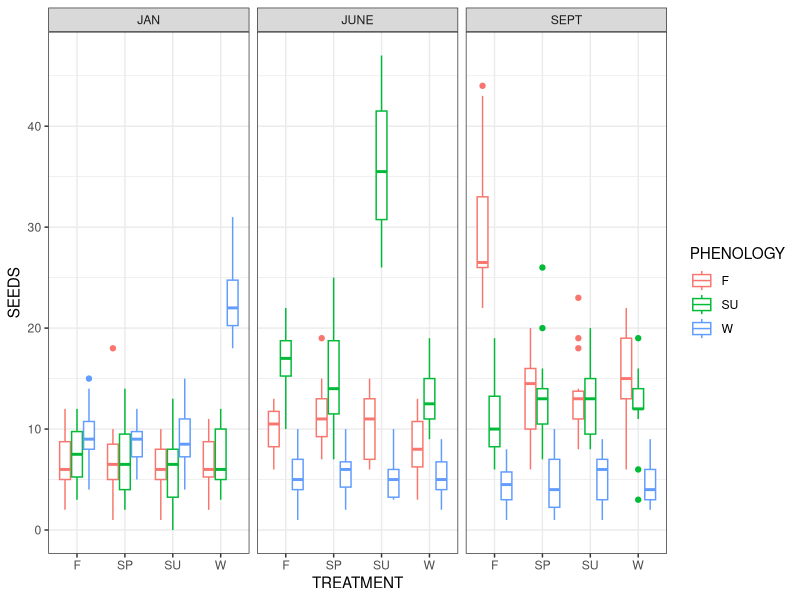
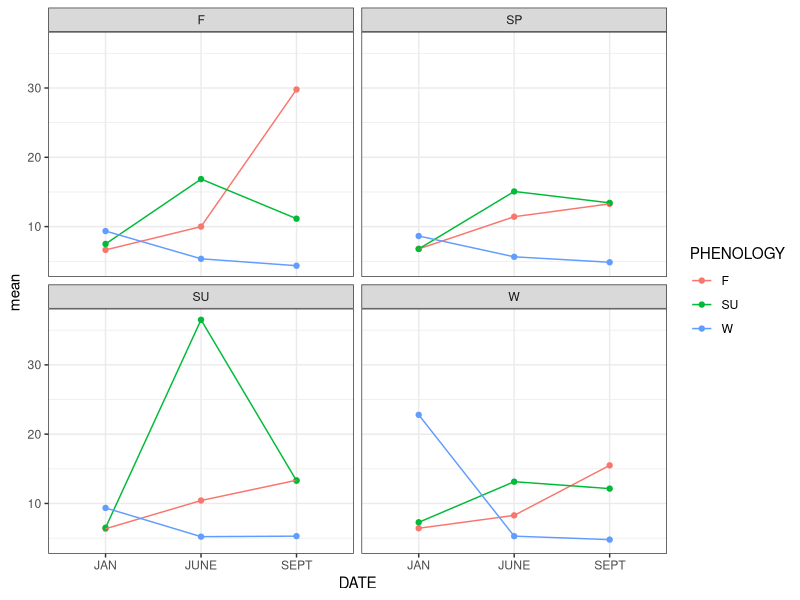

Generate these figures, in order, with R:
## ---- chunk 1
library(tidyverse)
x <- seq(1:50)

### ILGL ####

# JANUARY
# ILGL Winter burn 
ILGL.W.Jan <- as.data.frame(rpois(7, lambda = 20))
ILGL.W.Jan <- rename(ILGL.W.Jan, "SEEDS" = "rpois(7, lambda = 20)")
ILGL.W.Jan$SPECIES <- "ILGL"
ILGL.W.Jan$DATE <- "JAN"
ILGL.W.Jan$TREATMENT <- "W"
ILGL.W.Jan$PHENOLOGY <- "W"
ILGL.W.Jan$LOCATION <- c("TT", "TT", "TT", "ENF", "ENF", "ENF", "ENF")
ILGL.W.Jan$PLOT <- c("1", "2", "3", "13", "14", "15", "16")
ILGL.W.Jan$FA <- sum(rbinom(15,1, 0.2))/15

# ILGL other burns 
ILGL.SpSuF.Jan <- as.data.frame(rpois(21, lambda = 10))
ILGL.SpSuF.Jan <- rename(ILGL.SpSuF.Jan, "SEEDS" = "rpois(21, lambda = 10)")
ILGL.SpSuF.Jan$SPECIES <- "ILGL"
ILGL.SpSuF.Jan$DATE <- "JAN"
ILGL.SpSuF.Jan$TREATMENT <- c("SP","SP","SP","SP","SP","SP","SP",
															"SU","SU","SU","SU","SU","SU","SU",
															"F","F","F","F","F","F","F")
ILGL.SpSuF.Jan$PHENOLOGY <- "W"
ILGL.SpSuF.Jan$LOCATION <- c("TT", "TT", "TT", "ENF", "ENF", "ENF", "ENF",
												 "TT", "TT", "TT", "ENF", "ENF", "ENF", "ENF",
												 "TT", "TT", "TT", "ENF", "ENF", "ENF", "ENF")
ILGL.SpSuF.Jan$PLOT <- c("1", "2", "3", "13", "14", "15", "16",
										 "1", "2", "3", "13", "14", "15", "16",
										 "1", "2", "3", "13", "14", "15", "16")
ILGL.SpSuF.Jan$FA <- sum(rbinom(15,1, 0.5))/15
ILGL.Jan <- rbind(ILGL.SpSuF.Jan, ILGL.W.Jan)

# JUNE 

# ILGL all burns 
ILGL.June <- as.data.frame(rpois(28, lambda = 5))
ILGL.June <- rename(ILGL.June, "SEEDS" = "rpois(28, lambda = 5)")
ILGL.June$SPECIES <- "ILGL"
ILGL.June$DATE <- "JUNE"
ILGL.June$TREATMENT <- c("SP","SP","SP","SP","SP","SP","SP",
															"SU","SU","SU","SU","SU","SU","SU",
															"F","F","F","F","F","F","F",
												 "W","W","W","W","W","W","W")
ILGL.June$PHENOLOGY <- "W"
ILGL.June$LOCATION <- c("TT", "TT", "TT", "ENF", "ENF", "ENF", "ENF",
												 "TT", "TT", "TT", "ENF", "ENF", "ENF", "ENF",
												 "TT", "TT", "TT", "ENF", "ENF", "ENF", "ENF",
												"TT", "TT", "TT", "ENF", "ENF", "ENF", "ENF")
ILGL.June$PLOT <- c("1", "2", "3", "13", "14", "15", "16",
										 "1", "2", "3", "13", "14", "15", "16",
										 "1", "2", "3", "13", "14", "15", "16",
										"1", "2", "3", "13", "14", "15", "16")
ILGL.June$FA <- sum(rbinom(15,1, 0.5))/15

# SEPT 

# ILGL all burns 
ILGL.Sept <- as.data.frame(rpois(28, lambda = 5))
ILGL.Sept <- rename(ILGL.Sept, "SEEDS" = "rpois(28, lambda = 5)")
ILGL.Sept$SPECIES <- "ILGL"
ILGL.Sept$DATE <- "SEPT"
ILGL.Sept$TREATMENT <- c("SP","SP","SP","SP","SP","SP","SP",
															"SU","SU","SU","SU","SU","SU","SU",
															"F","F","F","F","F","F","F",
												 "W","W","W","W","W","W","W")
ILGL.Sept$PHENOLOGY <- "W"
ILGL.Sept$LOCATION <- c("TT", "TT", "TT", "ENF", "ENF", "ENF", "ENF",
												 "TT", "TT", "TT", "ENF", "ENF", "ENF", "ENF",
												 "TT", "TT", "TT", "ENF", "ENF", "ENF", "ENF",
												"TT", "TT", "TT", "ENF", "ENF", "ENF", "ENF")
ILGL.Sept$PLOT <- c("1", "2", "3", "13", "14", "15", "16",
										 "1", "2", "3", "13", "14", "15", "16",
										 "1", "2", "3", "13", "14", "15", "16",
										"1", "2", "3", "13", "14", "15", "16")
ILGL.Sept$FA <- sum(rbinom(15,1, 0.5))/15

# COMBINE ILGL
ILGL <- rbind(ILGL.Jan,ILGL.June,ILGL.Sept)

### RUBUS ####
# JUNE
# RUBUS June burn 
RUBUS.SU.JUNE <- as.data.frame(rpois(7, lambda = 30))
RUBUS.SU.JUNE <- rename(RUBUS.SU.JUNE, "SEEDS" = "rpois(7, lambda = 30)")
RUBUS.SU.JUNE$SPECIES <- "RUBUS"
RUBUS.SU.JUNE$DATE <- "JUNE"
RUBUS.SU.JUNE$TREATMENT <- "SU"
RUBUS.SU.JUNE$PHENOLOGY <- "SU"
RUBUS.SU.JUNE$LOCATION <- c("TT", "TT", "TT", "ENF", "ENF", "ENF", "ENF")
RUBUS.SU.JUNE$PLOT <- c("1", "2", "3", "13", "14", "15", "16")
RUBUS.SU.JUNE$FA <- sum(rbinom(15,1, 0.2))/15

# RUBUS other burns 
RUBUS.SpFW.JUNE <- as.data.frame(rpois(21, lambda = 15))
RUBUS.SpFW.JUNE <- rename(RUBUS.SpFW.JUNE, "SEEDS" = "rpois(21, lambda = 15)")
RUBUS.SpFW.JUNE$SPECIES <- "RUBUS"
RUBUS.SpFW.JUNE$DATE <- "JUNE"
RUBUS.SpFW.JUNE$TREATMENT <- c("SP","SP","SP","SP","SP","SP","SP",
															"W","W","W","W","W","W","W",
															"F","F","F","F","F","F","F")
RUBUS.SpFW.JUNE$PHENOLOGY <- "SU"
RUBUS.SpFW.JUNE$LOCATION <- c("TT", "TT", "TT", "ENF", "ENF", "ENF", "ENF",
												 "TT", "TT", "TT", "ENF", "ENF", "ENF", "ENF",
												 "TT", "TT", "TT", "ENF", "ENF", "ENF", "ENF")
RUBUS.SpFW.JUNE$PLOT <- c("1", "2", "3", "13", "14", "15", "16",
										 "1", "2", "3", "13", "14", "15", "16",
										 "1", "2", "3", "13", "14", "15", "16")
RUBUS.SpFW.JUNE$FA <- sum(rbinom(15,1, 0.7))/15
RUBUS.June <- rbind(RUBUS.SU.JUNE, RUBUS.SpFW.JUNE)

# January
# Rubus JAN all burns 
Rubus.Jan <- as.data.frame(rpois(28, lambda = 5))
Rubus.Jan <- rename(Rubus.Jan, "SEEDS" = "rpois(28, lambda = 5)")
Rubus.Jan$SPECIES <- "RUBUS"
Rubus.Jan$DATE <- "JAN"
Rubus.Jan$TREATMENT <- c("SP","SP","SP","SP","SP","SP","SP",
															"SU","SU","SU","SU","SU","SU","SU",
															"F","F","F","F","F","F","F",
												 "W","W","W","W","W","W","W")
Rubus.Jan$PHENOLOGY <- "SU"
Rubus.Jan$LOCATION <- c("TT", "TT", "TT", "ENF", "ENF", "ENF", "ENF",
												 "TT", "TT", "TT", "ENF", "ENF", "ENF", "ENF",
												 "TT", "TT", "TT", "ENF", "ENF", "ENF", "ENF",
												"TT", "TT", "TT", "ENF", "ENF", "ENF", "ENF")
Rubus.Jan$PLOT <- c("1", "2", "3", "13", "14", "15", "16",
										 "1", "2", "3", "13", "14", "15", "16",
										 "1", "2", "3", "13", "14", "15", "16",
										"1", "2", "3", "13", "14", "15", "16")
Rubus.Jan$FA <- sum(rbinom(15,1, 0.5))/15

# September
# Rubus Sept all burns 
Rubus.Sept <- as.data.frame(rpois(28, lambda = 10))
Rubus.Sept <- rename(Rubus.Sept, "SEEDS" = "rpois(28, lambda = 10)")
Rubus.Sept$SPECIES <- "RUBUS"
Rubus.Sept$DATE <- "SEPT"
Rubus.Sept$TREATMENT <- c("SP","SP","SP","SP","SP","SP","SP",
															"SU","SU","SU","SU","SU","SU","SU",
															"F","F","F","F","F","F","F",
												 "W","W","W","W","W","W","W")
Rubus.Sept$PHENOLOGY <- "SU"
Rubus.Sept$LOCATION <- c("TT", "TT", "TT", "ENF", "ENF", "ENF", "ENF",
												 "TT", "TT", "TT", "ENF", "ENF", "ENF", "ENF",
												 "TT", "TT", "TT", "ENF", "ENF", "ENF", "ENF",
												"TT", "TT", "TT", "ENF", "ENF", "ENF", "ENF")
Rubus.Sept$PLOT <- c("1", "2", "3", "13", "14", "15", "16",
										 "1", "2", "3", "13", "14", "15", "16",
										 "1", "2", "3", "13", "14", "15", "16",
										"1", "2", "3", "13", "14", "15", "16")
Rubus.Sept$FA <- sum(rbinom(15,1, 0.5))/15

RUBUS <- rbind(RUBUS.June, Rubus.Jan, Rubus.Sept)

### RHUS ####
# SEPT
# RHUS Sept burn 
RHUS.F.SEPT <- as.data.frame(rpois(7, lambda = 25))
RHUS.F.SEPT <- rename(RHUS.F.SEPT, "SEEDS" = "rpois(7, lambda = 25)")
RHUS.F.SEPT$SPECIES <- "RHUS"
RHUS.F.SEPT$DATE <- "SEPT"
RHUS.F.SEPT$TREATMENT <- "F"
RHUS.F.SEPT$PHENOLOGY <- "F"
RHUS.F.SEPT$LOCATION <- c("TT", "TT", "TT", "ENF", "ENF", "ENF", "ENF")
RHUS.F.SEPT$PLOT <- c("1", "2", "3", "13", "14", "15", "16")
RHUS.F.SEPT$FA <- sum(rbinom(15,1, 0.24))/15

# RHUS Sept other burns 
RHUS.SpSuW.SEPT <- as.data.frame(rpois(21, lambda = 12))
RHUS.SpSuW.SEPT <- rename(RHUS.SpSuW.SEPT, "SEEDS" = "rpois(21, lambda = 12)")
RHUS.SpSuW.SEPT$SPECIES <- "RHUS"
RHUS.SpSuW.SEPT$DATE <- "SEPT"
RHUS.SpSuW.SEPT$TREATMENT <- c("SP","SP","SP","SP","SP","SP","SP",
															"W","W","W","W","W","W","W",
															"SU","SU","SU","SU","SU","SU","SU")
RHUS.SpSuW.SEPT$PHENOLOGY <- "F"
RHUS.SpSuW.SEPT$LOCATION <- c("TT", "TT", "TT", "ENF", "ENF", "ENF", "ENF",
												 "TT", "TT", "TT", "ENF", "ENF", "ENF", "ENF",
												 "TT", "TT", "TT", "ENF", "ENF", "ENF", "ENF")
RHUS.SpSuW.SEPT$PLOT <- c("1", "2", "3", "13", "14", "15", "16",
										 "1", "2", "3", "13", "14", "15", "16",
										 "1", "2", "3", "13", "14", "15", "16")
RHUS.SpSuW.SEPT$FA <- sum(rbinom(15,1, 0.5))/15
RHUS.Sept <- rbind(RHUS.F.SEPT, RHUS.SpSuW.SEPT)

# January
# RHUS all burns 
Rhus.Jan <- as.data.frame(rpois(28, lambda = 8))
Rhus.Jan <- rename(Rhus.Jan, "SEEDS" = "rpois(28, lambda = 8)")
Rhus.Jan$SPECIES <- "RHUS"
Rhus.Jan$DATE <- "JAN"
Rhus.Jan$TREATMENT <- c("SP","SP","SP","SP","SP","SP","SP",
															"SU","SU","SU","SU","SU","SU","SU",
															"F","F","F","F","F","F","F",
												 "W","W","W","W","W","W","W")
Rhus.Jan$PHENOLOGY <- "F"
Rhus.Jan$LOCATION <- c("TT", "TT", "TT", "ENF", "ENF", "ENF", "ENF",
												 "TT", "TT", "TT", "ENF", "ENF", "ENF", "ENF",
												 "TT", "TT", "TT", "ENF", "ENF", "ENF", "ENF",
												"TT", "TT", "TT", "ENF", "ENF", "ENF", "ENF")
Rhus.Jan$PLOT <- c("1", "2", "3", "13", "14", "15", "16",
										 "1", "2", "3", "13", "14", "15", "16",
										 "1", "2", "3", "13", "14", "15", "16",
										"1", "2", "3", "13", "14", "15", "16")
Rhus.Jan$FA <- sum(rbinom(15,1, 0.5))/15

# June
# RHUS all burns 
Rhus.June <- as.data.frame(rpois(28, lambda = 9))
Rhus.June <- rename(Rhus.June, "SEEDS" = "rpois(28, lambda = 9)")
Rhus.June$SPECIES <- "RHUS"
Rhus.June$DATE <- "JUNE"
Rhus.June$TREATMENT <- c("SP","SP","SP","SP","SP","SP","SP",
															"SU","SU","SU","SU","SU","SU","SU",
															"F","F","F","F","F","F","F",
												 "W","W","W","W","W","W","W")
Rhus.June$PHENOLOGY <- "F"
Rhus.June$LOCATION <- c("TT", "TT", "TT", "ENF", "ENF", "ENF", "ENF",
												 "TT", "TT", "TT", "ENF", "ENF", "ENF", "ENF",
												 "TT", "TT", "TT", "ENF", "ENF", "ENF", "ENF",
												"TT", "TT", "TT", "ENF", "ENF", "ENF", "ENF")
Rhus.June$PLOT <- c("1", "2", "3", "13", "14", "15", "16",
										 "1", "2", "3", "13", "14", "15", "16",
										 "1", "2", "3", "13", "14", "15", "16",
										"1", "2", "3", "13", "14", "15", "16")
Rhus.June$FA <- sum(rbinom(15,1, 0.5))/15

RHGL <- rbind(Rhus.June,Rhus.Jan, RHUS.Sept)





### SMRO ####

# JANUARY
# SMRO Winter burn 
SMRO.W.Jan <- as.data.frame(rpois(7, lambda = 22))
SMRO.W.Jan <- rename(SMRO.W.Jan, "SEEDS" = "rpois(7, lambda = 22)")
SMRO.W.Jan$SPECIES <- "SMRO"
SMRO.W.Jan$DATE <- "JAN"
SMRO.W.Jan$TREATMENT <- "W"
SMRO.W.Jan$PHENOLOGY <- "W"
SMRO.W.Jan$LOCATION <- c("TT", "TT", "TT", "ENF", "ENF", "ENF", "ENF")
SMRO.W.Jan$PLOT <- c("1", "2", "3", "13", "14", "15", "16")
SMRO.W.Jan$FA <- sum(rbinom(15,1, 0.2))/15

# SMRO other burns 
SMRO.SpSuF.Jan <- as.data.frame(rpois(21, lambda = 9))
SMRO.SpSuF.Jan <- rename(SMRO.SpSuF.Jan, "SEEDS" = "rpois(21, lambda = 9)")
SMRO.SpSuF.Jan$SPECIES <- "SMRO"
SMRO.SpSuF.Jan$DATE <- "JAN"
SMRO.SpSuF.Jan$TREATMENT <- c("SP","SP","SP","SP","SP","SP","SP",
															"SU","SU","SU","SU","SU","SU","SU",
															"F","F","F","F","F","F","F")
SMRO.SpSuF.Jan$PHENOLOGY <- "W"
SMRO.SpSuF.Jan$LOCATION <- c("TT", "TT", "TT", "ENF", "ENF", "ENF", "ENF",
												 "TT", "TT", "TT", "ENF", "ENF", "ENF", "ENF",
												 "TT", "TT", "TT", "ENF", "ENF", "ENF", "ENF")
SMRO.SpSuF.Jan$PLOT <- c("1", "2", "3", "13", "14", "15", "16",
										 "1", "2", "3", "13", "14", "15", "16",
										 "1", "2", "3", "13", "14", "15", "16")
SMRO.SpSuF.Jan$FA <- sum(rbinom(15,1, 0.5))/15
SMRO.Jan <- rbind(SMRO.SpSuF.Jan, SMRO.W.Jan)

# JUNE 

# SMRO all burns 
SMRO.June <- as.data.frame(rpois(28, lambda = 6))
SMRO.June <- rename(SMRO.June, "SEEDS" = "rpois(28, lambda = 6)")
SMRO.June$SPECIES <- "SMRO"
SMRO.June$DATE <- "JUNE"
SMRO.June$TREATMENT <- c("SP","SP","SP","SP","SP","SP","SP",
															"SU","SU","SU","SU","SU","SU","SU",
															"F","F","F","F","F","F","F",
												 "W","W","W","W","W","W","W")
SMRO.June$PHENOLOGY <- "W"
SMRO.June$LOCATION <- c("TT", "TT", "TT", "ENF", "ENF", "ENF", "ENF",
												 "TT", "TT", "TT", "ENF", "ENF", "ENF", "ENF",
												 "TT", "TT", "TT", "ENF", "ENF", "ENF", "ENF",
												"TT", "TT", "TT", "ENF", "ENF", "ENF", "ENF")
SMRO.June$PLOT <- c("1", "2", "3", "13", "14", "15", "16",
										 "1", "2", "3", "13", "14", "15", "16",
										 "1", "2", "3", "13", "14", "15", "16",
										"1", "2", "3", "13", "14", "15", "16")
SMRO.June$FA <- sum(rbinom(15,1, 0.5))/15

# SEPT 

# SMRO all burns 
SMRO.Sept <- as.data.frame(rpois(28, lambda = 4))
SMRO.Sept <- rename(SMRO.Sept, "SEEDS" = "rpois(28, lambda = 4)")
SMRO.Sept$SPECIES <- "SMRO"
SMRO.Sept$DATE <- "SEPT"
SMRO.Sept$TREATMENT <- c("SP","SP","SP","SP","SP","SP","SP",
															"SU","SU","SU","SU","SU","SU","SU",
															"F","F","F","F","F","F","F",
												 "W","W","W","W","W","W","W")
SMRO.Sept$PHENOLOGY <- "W"
SMRO.Sept$LOCATION <- c("TT", "TT", "TT", "ENF", "ENF", "ENF", "ENF",
												 "TT", "TT", "TT", "ENF", "ENF", "ENF", "ENF",
												 "TT", "TT", "TT", "ENF", "ENF", "ENF", "ENF",
												"TT", "TT", "TT", "ENF", "ENF", "ENF", "ENF")
SMRO.Sept$PLOT <- c("1", "2", "3", "13", "14", "15", "16",
										 "1", "2", "3", "13", "14", "15", "16",
										 "1", "2", "3", "13", "14", "15", "16",
										"1", "2", "3", "13", "14", "15", "16")
SMRO.Sept$FA <- sum(rbinom(15,1, 0.5))/15

# COMBINE SMRO
SMRO <- rbind(SMRO.Jan,SMRO.June,SMRO.Sept)

### CAAM ####
# JUNE
# CAAM June burn 
CAAM.SU.JUNE <- as.data.frame(rpois(7, lambda = 40))
CAAM.SU.JUNE <- rename(CAAM.SU.JUNE, "SEEDS" = "rpois(7, lambda = 40)")
CAAM.SU.JUNE$SPECIES <- "CAAM"
CAAM.SU.JUNE$DATE <- "JUNE"
CAAM.SU.JUNE$TREATMENT <- "SU"
CAAM.SU.JUNE$PHENOLOGY <- "SU"
CAAM.SU.JUNE$LOCATION <- c("TT", "TT", "TT", "ENF", "ENF", "ENF", "ENF")
CAAM.SU.JUNE$PLOT <- c("1", "2", "3", "13", "14", "15", "16")
CAAM.SU.JUNE$FA <- sum(rbinom(15,1, 0.2))/15

# CAAM other burns 
CAAM.SpFW.JUNE <- as.data.frame(rpois(21, lambda = 18))
CAAM.SpFW.JUNE <- rename(CAAM.SpFW.JUNE, "SEEDS" = "rpois(21, lambda = 18)")
CAAM.SpFW.JUNE$SPECIES <- "CAAM"
CAAM.SpFW.JUNE$DATE <- "JUNE"
CAAM.SpFW.JUNE$TREATMENT <- c("SP","SP","SP","SP","SP","SP","SP",
															"W","W","W","W","W","W","W",
															"F","F","F","F","F","F","F")
CAAM.SpFW.JUNE$PHENOLOGY <- "SU"
CAAM.SpFW.JUNE$LOCATION <- c("TT", "TT", "TT", "ENF", "ENF", "ENF", "ENF",
												 "TT", "TT", "TT", "ENF", "ENF", "ENF", "ENF",
												 "TT", "TT", "TT", "ENF", "ENF", "ENF", "ENF")
CAAM.SpFW.JUNE$PLOT <- c("1", "2", "3", "13", "14", "15", "16",
										 "1", "2", "3", "13", "14", "15", "16",
										 "1", "2", "3", "13", "14", "15", "16")
CAAM.SpFW.JUNE$FA <- sum(rbinom(15,1, 0.7))/15
CAAM.June <- rbind(CAAM.SU.JUNE, CAAM.SpFW.JUNE)

# January
# CAAM JAN all burns 
CAAM.Jan <- as.data.frame(rpois(28, lambda = 8))
CAAM.Jan <- rename(CAAM.Jan, "SEEDS" = "rpois(28, lambda = 8)")
CAAM.Jan$SPECIES <- "CAAM"
CAAM.Jan$DATE <- "JAN"
CAAM.Jan$TREATMENT <- c("SP","SP","SP","SP","SP","SP","SP",
															"SU","SU","SU","SU","SU","SU","SU",
															"F","F","F","F","F","F","F",
												 "W","W","W","W","W","W","W")
CAAM.Jan$PHENOLOGY <- "SU"
CAAM.Jan$LOCATION <- c("TT", "TT", "TT", "ENF", "ENF", "ENF", "ENF",
												 "TT", "TT", "TT", "ENF", "ENF", "ENF", "ENF",
												 "TT", "TT", "TT", "ENF", "ENF", "ENF", "ENF",
												"TT", "TT", "TT", "ENF", "ENF", "ENF", "ENF")
CAAM.Jan$PLOT <- c("1", "2", "3", "13", "14", "15", "16",
										 "1", "2", "3", "13", "14", "15", "16",
										 "1", "2", "3", "13", "14", "15", "16",
										"1", "2", "3", "13", "14", "15", "16")
CAAM.Jan$FA <- sum(rbinom(15,1, 0.5))/15

# September
# CAAM Sept all burns 
CAAM.Sept <- as.data.frame(rpois(28, lambda = 15))
CAAM.Sept <- rename(CAAM.Sept, "SEEDS" = "rpois(28, lambda = 15)")
CAAM.Sept$SPECIES <- "CAAM"
CAAM.Sept$DATE <- "SEPT"
CAAM.Sept$TREATMENT <- c("SP","SP","SP","SP","SP","SP","SP",
															"SU","SU","SU","SU","SU","SU","SU",
															"F","F","F","F","F","F","F",
												 "W","W","W","W","W","W","W")
CAAM.Sept$PHENOLOGY <- "SU"
CAAM.Sept$LOCATION <- c("TT", "TT", "TT", "ENF", "ENF", "ENF", "ENF",
												 "TT", "TT", "TT", "ENF", "ENF", "ENF", "ENF",
												 "TT", "TT", "TT", "ENF", "ENF", "ENF", "ENF",
												"TT", "TT", "TT", "ENF", "ENF", "ENF", "ENF")
CAAM.Sept$PLOT <- c("1", "2", "3", "13", "14", "15", "16",
										 "1", "2", "3", "13", "14", "15", "16",
										 "1", "2", "3", "13", "14", "15", "16",
										"1", "2", "3", "13", "14", "15", "16")
CAAM.Sept$FA <- sum(rbinom(15,1, 0.5))/15

CAAM <- rbind(CAAM.June, CAAM.Jan, CAAM.Sept)

### PHAM ####
# SEPT
# PHAM Sept burn 
PHAM.F.SEPT <- as.data.frame(rpois(7, lambda = 32))
PHAM.F.SEPT <- rename(PHAM.F.SEPT, "SEEDS" = "rpois(7, lambda = 32)")
PHAM.F.SEPT$SPECIES <- "PHAM"
PHAM.F.SEPT$DATE <- "SEPT"
PHAM.F.SEPT$TREATMENT <- "F"
PHAM.F.SEPT$PHENOLOGY <- "F"
PHAM.F.SEPT$LOCATION <- c("TT", "TT", "TT", "ENF", "ENF", "ENF", "ENF")
PHAM.F.SEPT$PLOT <- c("1", "2", "3", "13", "14", "15", "16")
PHAM.F.SEPT$FA <- sum(rbinom(15,1, 0.24))/15

# PHAM Sept other burns 
PHAM.SpSuW.SEPT <- as.data.frame(rpois(21, lambda = 17))
PHAM.SpSuW.SEPT <- rename(PHAM.SpSuW.SEPT, "SEEDS" = "rpois(21, lambda = 17)")
PHAM.SpSuW.SEPT$SPECIES <- "PHAM"
PHAM.SpSuW.SEPT$DATE <- "SEPT"
PHAM.SpSuW.SEPT$TREATMENT <- c("SP","SP","SP","SP","SP","SP","SP",
															"W","W","W","W","W","W","W",
															"SU","SU","SU","SU","SU","SU","SU")
PHAM.SpSuW.SEPT$PHENOLOGY <- "F"
PHAM.SpSuW.SEPT$LOCATION <- c("TT", "TT", "TT", "ENF", "ENF", "ENF", "ENF",
												 "TT", "TT", "TT", "ENF", "ENF", "ENF", "ENF",
												 "TT", "TT", "TT", "ENF", "ENF", "ENF", "ENF")
PHAM.SpSuW.SEPT$PLOT <- c("1", "2", "3", "13", "14", "15", "16",
										 "1", "2", "3", "13", "14", "15", "16",
										 "1", "2", "3", "13", "14", "15", "16")
PHAM.SpSuW.SEPT$FA <- sum(rbinom(15,1, 0.5))/15
PHAM.Sept <- rbind(PHAM.F.SEPT, PHAM.SpSuW.SEPT)

# January
# PHAM all burns 
PHAM.Jan <- as.data.frame(rpois(28, lambda = 5))
PHAM.Jan <- rename(PHAM.Jan, "SEEDS" = "rpois(28, lambda = 5)")
PHAM.Jan$SPECIES <- "PHAM"
PHAM.Jan$DATE <- "JAN"
PHAM.Jan$TREATMENT <- c("SP","SP","SP","SP","SP","SP","SP",
															"SU","SU","SU","SU","SU","SU","SU",
															"F","F","F","F","F","F","F",
												 "W","W","W","W","W","W","W")
PHAM.Jan$PHENOLOGY <- "F"
PHAM.Jan$LOCATION <- c("TT", "TT", "TT", "ENF", "ENF", "ENF", "ENF",
												 "TT", "TT", "TT", "ENF", "ENF", "ENF", "ENF",
												 "TT", "TT", "TT", "ENF", "ENF", "ENF", "ENF",
												"TT", "TT", "TT", "ENF", "ENF", "ENF", "ENF")
PHAM.Jan$PLOT <- c("1", "2", "3", "13", "14", "15", "16",
										 "1", "2", "3", "13", "14", "15", "16",
										 "1", "2", "3", "13", "14", "15", "16",
										"1", "2", "3", "13", "14", "15", "16")
PHAM.Jan$FA <- sum(rbinom(15,1, 0.5))/15

# June
# PHAM all burns 
PHAM.June <- as.data.frame(rpois(28, lambda = 12))
PHAM.June <- rename(PHAM.June, "SEEDS" = "rpois(28, lambda = 12)")
PHAM.June$SPECIES <- "PHAM"
PHAM.June$DATE <- "JUNE"
PHAM.June$TREATMENT <- c("SP","SP","SP","SP","SP","SP","SP",
															"SU","SU","SU","SU","SU","SU","SU",
															"F","F","F","F","F","F","F",
												 "W","W","W","W","W","W","W")
PHAM.June$PHENOLOGY <- "F"
PHAM.June$LOCATION <- c("TT", "TT", "TT", "ENF", "ENF", "ENF", "ENF",
												 "TT", "TT", "TT", "ENF", "ENF", "ENF", "ENF",
												 "TT", "TT", "TT", "ENF", "ENF", "ENF", "ENF",
												"TT", "TT", "TT", "ENF", "ENF", "ENF", "ENF")
PHAM.June$PLOT <- c("1", "2", "3", "13", "14", "15", "16",
										 "1", "2", "3", "13", "14", "15", "16",
										 "1", "2", "3", "13", "14", "15", "16",
										"1", "2", "3", "13", "14", "15", "16")
PHAM.June$FA <- sum(rbinom(15,1, 0.5))/15

PHAM <- rbind(PHAM.June,PHAM.Jan, PHAM.Sept)

### Bring all the species data ####

d <- as.data.frame(rbind(RHGL, RUBUS, ILGL, PHAM, SMRO, CAAM))
## ---- chunk 2
ggplot(d,aes(y=SEEDS,x=TREATMENT,color=PHENOLOGY))+
	geom_boxplot()+
	facet_wrap(~DATE)+
	theme_bw()

d_mean <- group_by(d, DATE, TREATMENT,PHENOLOGY) %>% 
					summarise(mean = mean(SEEDS))

ggplot(d_mean,aes(y=mean,x=DATE,group=PHENOLOGY,color=PHENOLOGY))+
	geom_point()+
	geom_line()+
	facet_wrap(~TREATMENT)+
	theme_bw()

library(lme4)
library(car)

d$obs <- 1:length(d$SEEDS)

mod <- glmer(SEEDS ~ FA * TREATMENT * DATE * PHENOLOGY + 
				(1|LOCATION/PLOT) + (1|obs), family="poisson",data = d)

summary(mod)  ## summary for glmmTMB negative binomial
Anova(mod)  ## Anova table for overdispersed poisson

